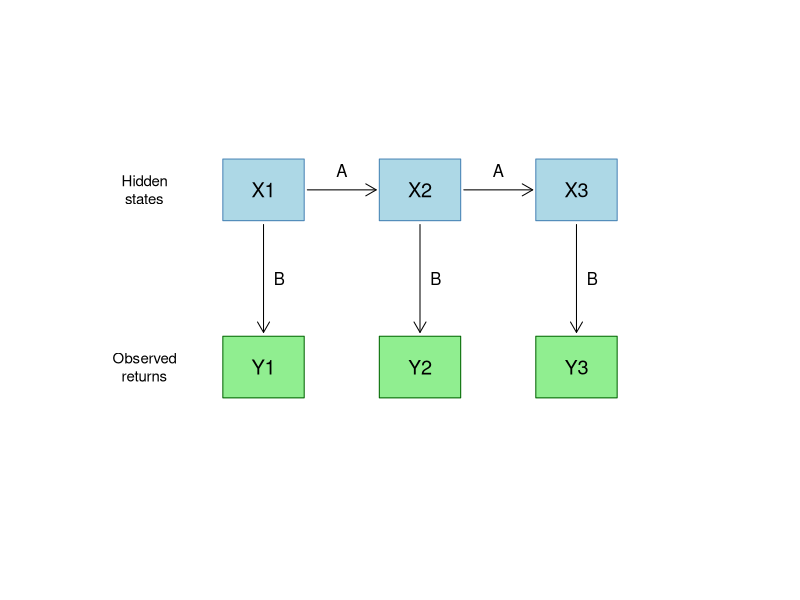

This figure's R source:
## ---- chunk 1
knitr::opts_chunk$set(echo = TRUE)
## ---- chunk 2
plot(NA, xlim=c(0, 10), ylim=c(0, 5),
     xlab="", ylab="", axes=FALSE)

x <- c(2.5, 5, 7.5)
top <- 3.8
bottom <- 1.5

# Hidden states
for (i in 1:3) {
  rect(x[i]-0.65, top-0.4, x[i]+0.65, top+0.4,
       col="lightblue", border="steelblue")
  text(x[i], top, paste0("X", i), cex=1.2)
}

# Observed returns
for (i in 1:3) {
  rect(x[i]-0.65, bottom-0.4, x[i]+0.65, bottom+0.4,
       col="lightgreen", border="darkgreen")
  text(x[i], bottom, paste0("Y", i), cex=1.2)
}

# State transitions
for (i in 1:2) {
  arrows(x[i]+0.7, top, x[i+1]-0.7, top,
         length=0.12)
  text(mean(x[i:(i+1)]), top+0.25, "A")
}

# Emissions
for (i in 1:3) {
  arrows(x[i], top-0.45, x[i], bottom+0.45,
         length=0.12)
  text(x[i]+0.25, 2.65, "B")
}

text(0.6, top, "Hidden\nstates", cex=0.9)
text(0.6, bottom, "Observed\nreturns", cex=0.9)
